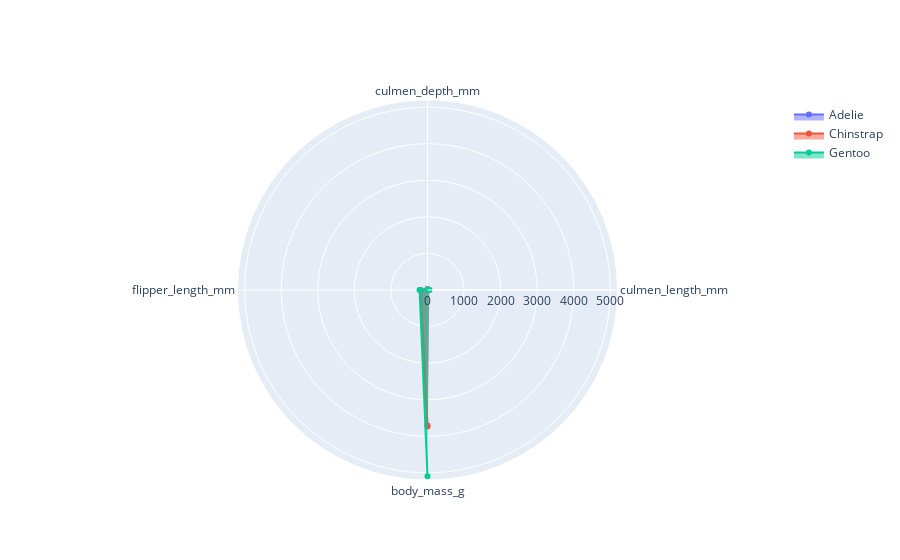

Source (notebook cell):
### Code cell
df2 = pd.read_csv('../../../data/penguins.csv')
df2 = df2.dropna()
df2

grouped = df2.groupby('species').mean(numeric_only=True)
grouped

categories = grouped.columns.values
species = df2['species'].unique()

fig2 = go.Figure()

# Add traces
fig2.add_trace(
    go.Scatterpolar(
        r=grouped.iloc[0, :],
        theta=categories,
        fill='toself',
        name=species[0]
    )
)

fig2.add_trace(
    go.Scatterpolar(
        r=grouped.iloc[1, :],
        theta=categories,
        fill='toself',
        name=species[1]
    )
)

fig2.add_trace(
    go.Scatterpolar(
        r=grouped.iloc[2, :],
        theta=categories,
        fill='toself',
        name=species[2]
    )
)

fig2.show()

### Figure 1 — Plotly figure (JSON) as saved in the notebook; plotly's stock layout.template omitted (floating-point values rounded to 4 significant figures)
{"data": [{"fill": "toself", "name": "Adelie", "r": [38.82, 18.35, 190.1, 3706.0], "theta": ["culmen_length_mm", "culmen_depth_mm", "flipper_length_mm", "body_mass_g"], "type": "scatterpolar"}, {"fill": "toself", "name": "Chinstrap", "r": [48.83, 18.42, 195.8, 3733.0], "theta": ["culmen_length_mm", "culmen_depth_mm", "flipper_length_mm", "body_mass_g"], "type": "scatterpolar"}, {"fill": "toself", "name": "Gentoo", "r": [47.54, 15.0, 217.2, 5091.0], "theta": ["culmen_length_mm", "culmen_depth_mm", "flipper_length_mm", "body_mass_g"], "type": "scatterpolar"}], "layout": {}}
